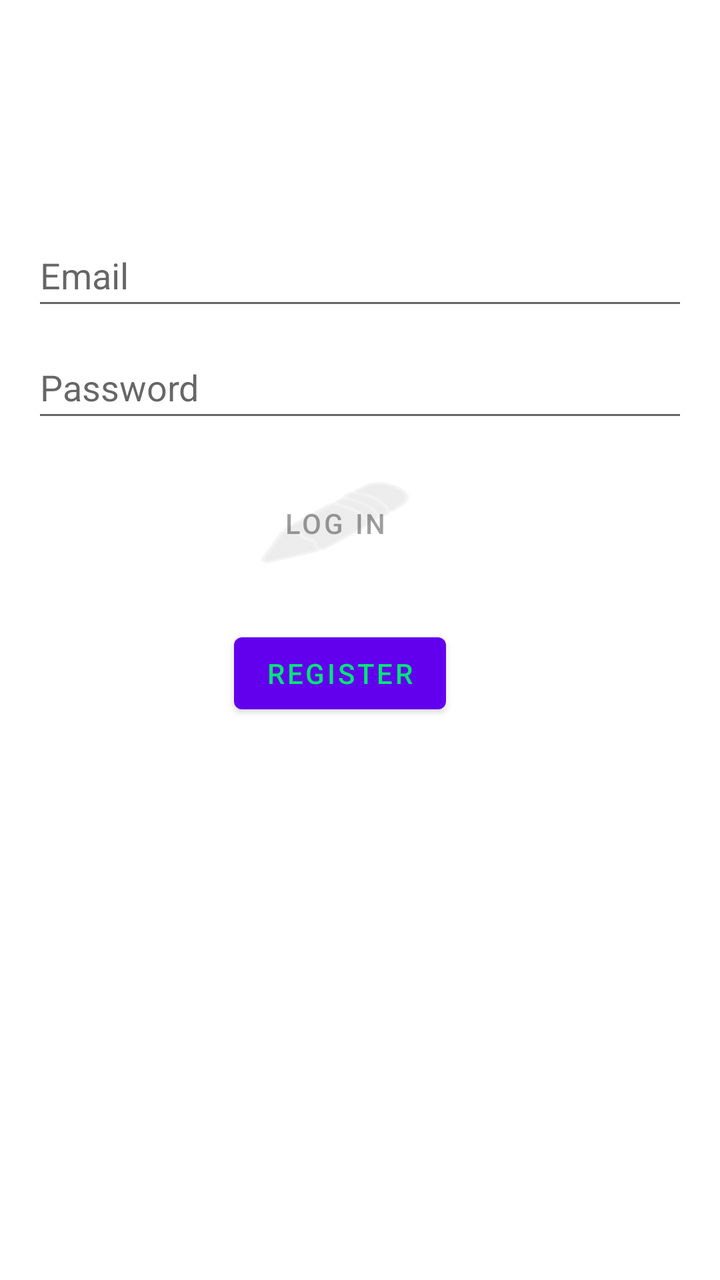
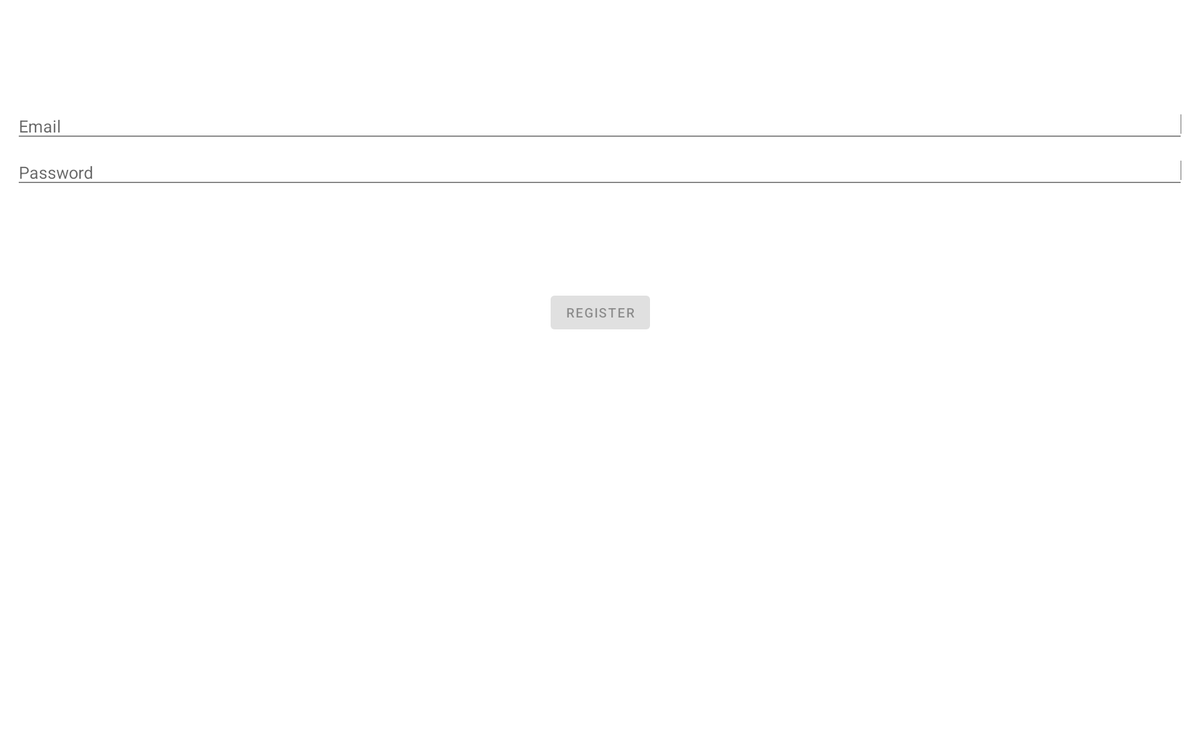

The same Android screen from two of the app's own layout files: first res/layout/ as a phone draws it, then the repository's variant for another configuration, drawn on a device whose configuration selects that folder. Both files follow.
<!-- AndroidManifest.xml: application theme Theme.Project -->
<!-- res/layout/activity_login_main.xml -->
<?xml version="1.0" encoding="utf-8"?>
<androidx.constraintlayout.widget.ConstraintLayout xmlns:android="http://schemas.android.com/apk/res/android"
    xmlns:app="http://schemas.android.com/apk/res-auto"
    xmlns:tools="http://schemas.android.com/tools"
    android:id="@+id/container"
    android:layout_width="match_parent"
    android:layout_height="match_parent"
    android:paddingLeft="@dimen/activity_horizontal_margin"
    android:paddingTop="@dimen/activity_vertical_margin"
    android:paddingRight="@dimen/activity_horizontal_margin"
    android:paddingBottom="@dimen/activity_vertical_margin"
    android:background="@drawable/ic_launcher_background"
    tools:context=".main.login.ui.login.LoginMainActivity">

    <EditText
        android:id="@+id/email"
        android:layout_width="0dp"
        android:layout_height="wrap_content"
        android:layout_marginTop="96dp"
        android:autofillHints="@string/prompt_email"
        android:hint="@string/prompt_email"
        android:inputType="textEmailAddress"
        android:minHeight="48dp"
        android:selectAllOnFocus="true"
        app:layout_constraintEnd_toEndOf="parent"
        app:layout_constraintStart_toStartOf="parent"
        app:layout_constraintTop_toTopOf="parent" />

    <EditText
        android:id="@+id/password"
        android:layout_width="0dp"
        android:layout_height="wrap_content"
        android:layout_marginTop="8dp"
        android:autofillHints="@string/prompt_password"
        android:hint="@string/prompt_password"
        android:imeActionLabel="@string/action_sign_in_short"
        android:imeOptions="actionDone"
        android:inputType="textPassword"
        android:minHeight="48dp"
        android:selectAllOnFocus="true"
        app:layout_constraintEnd_toEndOf="parent"
        app:layout_constraintStart_toStartOf="parent"
        app:layout_constraintTop_toBottomOf="@+id/email" />

    <Button
        android:id="@+id/LogIn"
        android:layout_width="wrap_content"
        android:layout_height="wrap_content"
        android:layout_gravity="start"
        android:layout_marginTop="16dp"
        android:layout_marginBottom="64dp"
        android:background="@android:drawable/ic_menu_edit"
        android:enabled="false"
        android:text="@string/log_in"
        app:layout_constraintBottom_toBottomOf="parent"
        app:layout_constraintEnd_toEndOf="parent"
        app:layout_constraintHorizontal_bias="0.448"
        app:layout_constraintStart_toStartOf="parent"
        app:layout_constraintTop_toBottomOf="@+id/password"
        app:layout_constraintVertical_bias="0.02" />

    <ProgressBar
        android:id="@+id/loading"
        android:layout_width="wrap_content"
        android:layout_height="wrap_content"
        android:layout_gravity="center"
        android:layout_marginTop="64dp"
        android:layout_marginBottom="64dp"
        android:visibility="gone"
        app:layout_constraintBottom_toBottomOf="parent"
        app:layout_constraintEnd_toEndOf="@+id/password"
        app:layout_constraintStart_toStartOf="@+id/password"
        app:layout_constraintTop_toTopOf="parent"
        app:layout_constraintVertical_bias="0.3" />

    <Button
        android:id="@+id/Register_Log_In"
        android:layout_width="wrap_content"
        android:layout_height="wrap_content"
        android:layout_marginTop="75dp"
        android:onClick="registerMessage"
        android:text="@string/action_Register"
        android:textColor="#00E676"
        app:layout_constraintEnd_toEndOf="@+id/LogIn"
        app:layout_constraintHorizontal_bias="0.388"
        app:layout_constraintStart_toStartOf="@+id/LogIn"
        app:layout_constraintTop_toTopOf="@+id/LogIn" />

</androidx.constraintlayout.widget.ConstraintLayout>
<!-- resources referenced by this layout -->
<resources>
  <dimen name="activity_horizontal_margin">16dp</dimen>
  <dimen name="activity_vertical_margin">16dp</dimen>
  <string name="action_Register">Register</string>
  <string name="action_sign_in_short">Sign in</string>
  <string name="log_in">Log In</string>
  <string name="prompt_email">Email</string>
  <string name="prompt_password">Password</string>
  <style name="Theme.Project" parent="Theme.MaterialComponents.DayNight.DarkActionBar">
          
          <item name="colorPrimary">@color/purple_500</item>
          <item name="colorPrimaryVariant">@color/purple_700</item>
          <item name="colorOnPrimary">@color/white</item>
          
          <item name="colorSecondary">@color/teal_200</item>
          <item name="colorSecondaryVariant">@color/teal_700</item>
          <item name="colorOnSecondary">@color/black</item>
          
          <item name="android:statusBarColor">?attr/colorPrimaryVariant</item>
          
      </style>
  <color name="purple_500">#FF6200EE</color>
  <color name="purple_700">#FF3700B3</color>
  <color name="white">#FFFFFFFF</color>
  <color name="teal_200">#FF03DAC5</color>
  <color name="teal_700">#FF018786</color>
  <color name="black">#FF000000</color>
</resources>
<!-- res/layout-w1240dp/activity_login_main.xml (the repository's variant of the layout above) -->
<!-- drawn on a large tablet held sideways -->
<?xml version="1.0" encoding="utf-8"?>
<androidx.constraintlayout.widget.ConstraintLayout xmlns:android="http://schemas.android.com/apk/res/android"
    xmlns:app="http://schemas.android.com/apk/res-auto"
    xmlns:tools="http://schemas.android.com/tools"
    android:id="@+id/container"
    android:layout_width="match_parent"
    android:layout_height="match_parent"
    android:paddingLeft="@dimen/activity_horizontal_margin"
    android:paddingTop="@dimen/activity_vertical_margin"
    android:paddingRight="@dimen/activity_horizontal_margin"
    android:paddingBottom="@dimen/activity_vertical_margin"
    tools:context=".main.login.ui.login.LoginMainActivity">

    <EditText
        android:id="@+id/email"
        android:layout_width="0dp"
        android:layout_height="wrap_content"
        android:layout_marginTop="96dp"
        android:autofillHints="@string/prompt_email"
        android:hint="@string/prompt_email"
        android:inputType="textEmailAddress"
        android:selectAllOnFocus="true"
        app:layout_constraintEnd_toEndOf="parent"
        app:layout_constraintStart_toStartOf="parent"
        app:layout_constraintTop_toTopOf="parent" />

    <EditText
        android:id="@+id/password"
        android:layout_width="0dp"
        android:layout_height="wrap_content"
        android:layout_marginTop="8dp"
        android:autofillHints="@string/prompt_password"
        android:hint="@string/prompt_password"
        android:imeActionLabel="@string/action_sign_in_short"
        android:imeOptions="actionDone"
        android:inputType="textPassword"
        android:selectAllOnFocus="true"
        app:layout_constraintEnd_toEndOf="parent"
        app:layout_constraintStart_toStartOf="parent"
        app:layout_constraintTop_toBottomOf="@+id/email" />

    <Button
        android:id="@+id/LogIn"
        android:layout_width="wrap_content"
        android:layout_height="wrap_content"
        android:layout_gravity="start"
        android:layout_marginTop="16dp"
        android:layout_marginBottom="64dp"
        android:enabled="false"
        android:text="@string/action_Register"
        app:layout_constraintBottom_toBottomOf="parent"
        app:layout_constraintEnd_toEndOf="parent"
        app:layout_constraintStart_toStartOf="parent"
        app:layout_constraintTop_toBottomOf="@+id/password"
        app:layout_constraintVertical_bias="0.2" />

    <ProgressBar
        android:id="@+id/loading"
        android:layout_width="wrap_content"
        android:layout_height="wrap_content"
        android:layout_gravity="center"
        android:layout_marginTop="64dp"
        android:layout_marginBottom="64dp"
        android:visibility="gone"
        app:layout_constraintBottom_toBottomOf="parent"
        app:layout_constraintEnd_toEndOf="@+id/password"
        app:layout_constraintStart_toStartOf="@+id/password"
        app:layout_constraintTop_toTopOf="parent"
        app:layout_constraintVertical_bias="0.3" />

</androidx.constraintlayout.widget.ConstraintLayout>
<!-- resources referenced by the variant -->
<!-- as a large tablet held sideways resolves them -->
<resources>
  <dimen name="activity_horizontal_margin">16dp</dimen>
  <dimen name="activity_vertical_margin">16dp</dimen>
  <string name="action_Register">Register</string>
  <string name="action_sign_in_short">Sign in</string>
  <string name="prompt_email">Email</string>
  <string name="prompt_password">Password</string>
  <style name="Theme.Project" parent="Theme.MaterialComponents.DayNight.DarkActionBar">
          
          <item name="colorPrimary">@color/purple_500</item>
          <item name="colorPrimaryVariant">@color/purple_700</item>
          <item name="colorOnPrimary">@color/white</item>
          
          <item name="colorSecondary">@color/teal_200</item>
          <item name="colorSecondaryVariant">@color/teal_700</item>
          <item name="colorOnSecondary">@color/black</item>
          
          <item name="android:statusBarColor">?attr/colorPrimaryVariant</item>
          
      </style>
  <color name="purple_500">#FF6200EE</color>
  <color name="purple_700">#FF3700B3</color>
  <color name="white">#FFFFFFFF</color>
  <color name="teal_200">#FF03DAC5</color>
  <color name="teal_700">#FF018786</color>
  <color name="black">#FF000000</color>
</resources>
